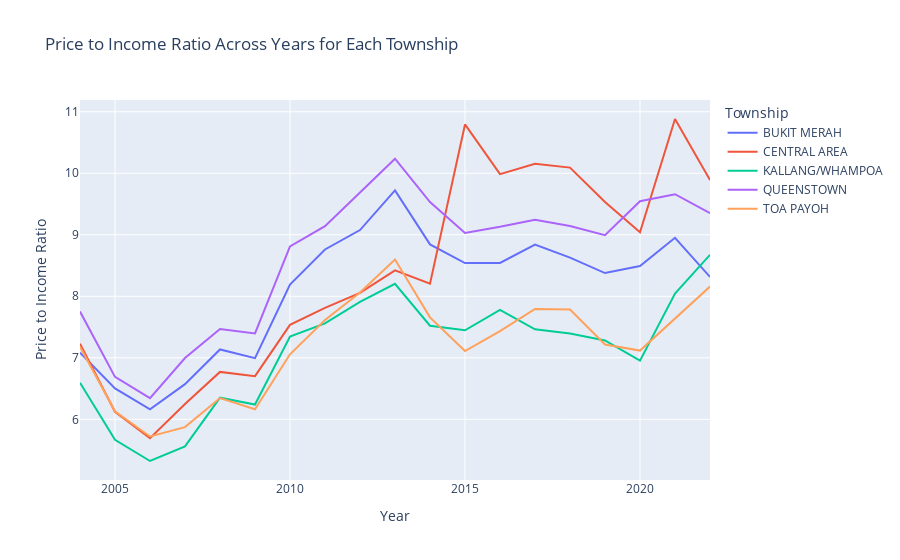

Notebook code cell kept with this figure:
### Markdown cell above
The top 5 towns in terms of price to income ratio saw substantial increases in this ratio from 2004 to 2022.

### Code cell
fig = px.line(housingprice_income_township_4rooom_town_top5, x='year', y='price_income_ratio', color='town',
              title='Price to Income Ratio Across Years for Each Township',
              labels={'year': 'Year', 'price_income_ratio': 'Price to Income Ratio', 'town': 'Township'})

fig.update_layout(xaxis_title='Year', yaxis_title='Price to Income Ratio')

fig.show()

### Figure 1 — Plotly figure (JSON) as saved in the notebook; plotly's stock layout.template omitted (floating-point values rounded to 4 significant figures)
{"data": [{"hovertemplate": "Township=BUKIT MERAH<br>Year=%{x}<br>Price to Income Ratio=%{y}<extra></extra>", "legendgroup": "BUKIT MERAH", "line": {"color": "#636efa", "dash": "solid"}, "marker": {"symbol": "circle"}, "mode": "lines", "name": "BUKIT MERAH", "orientation": "v", "showlegend": true, "type": "scatter", "x": [2004, 2005, 2006, 2007, 2008, 2009, 2010, 2011, 2012, 2013, 2014, 2015, 2016, 2017, 2018, 2019, 2020, 2021, 2022], "xaxis": "x", "y": [7.084, 6.503, 6.161, 6.571, 7.135, 6.994, 8.19, 8.761, 9.077, 9.721, 8.844, 8.54, 8.541, 8.839, 8.628, 8.378, 8.493, 8.95, 8.314], "yaxis": "y"}, {"hovertemplate": "Township=CENTRAL AREA<br>Year=%{x}<br>Price to Income Ratio=%{y}<extra></extra>", "legendgroup": "CENTRAL AREA", "line": {"color": "#EF553B", "dash": "solid"}, "marker": {"symbol": "circle"}, "mode": "lines", "name": "CENTRAL AREA", "orientation": "v", "showlegend": true, "type": "scatter", "x": [2004, 2005, 2006, 2007, 2008, 2009, 2010, 2011, 2012, 2013, 2014, 2015, 2016, 2017, 2018, 2019, 2020, 2021, 2022], "xaxis": "x", "y": [7.23, 6.122, 5.694, 6.247, 6.771, 6.702, 7.535, 7.812, 8.056, 8.421, 8.206, 10.79, 9.987, 10.15, 10.09, 9.533, 9.039, 10.88, 9.892], "yaxis": "y"}, {"hovertemplate": "Township=KALLANG/WHAMPOA<br>Year=%{x}<br>Price to Income Ratio=%{y}<extra></extra>", "legendgroup": "KALLANG/WHAMPOA", "line": {"color": "#00cc96", "dash": "solid"}, "marker": {"symbol": "circle"}, "mode": "lines", "name": "KALLANG/WHAMPOA", "orientation": "v", "showlegend": true, "type": "scatter", "x": [2004, 2005, 2006, 2007, 2008, 2009, 2010, 2011, 2012, 2013, 2014, 2015, 2016, 2017, 2018, 2019, 2020, 2021, 2022], "xaxis": "x", "y": [6.596, 5.667, 5.322, 5.56, 6.352, 6.24, 7.344, 7.558, 7.909, 8.203, 7.521, 7.447, 7.779, 7.464, 7.394, 7.282, 6.954, 8.044, 8.674], "yaxis": "y"}, {"hovertemplate": "Township=QUEENSTOWN<br>Year=%{x}<br>Price to Income Ratio=%{y}<extra></extra>", "legendgroup": "QUEENSTOWN", "line": {"color": "#ab63fa", "dash": "solid"}, "marker": {"symbol": "circle"}, "mode": "lines", "name": "QUEENSTOWN", "orientation": "v", "showlegend": true, "type": "scatter", "x": [2004, 2005, 2006, 2007, 2008, 2009, 2010, 2011, 2012, 2013, 2014, 2015, 2016, 2017, 2018, 2019, 2020, 2021, 2022], "xaxis": "x", "y": [7.751, 6.689, 6.343, 6.996, 7.468, 7.397, 8.811, 9.139, 9.688, 10.24, 9.531, 9.029, 9.129, 9.244, 9.142, 8.994, 9.546, 9.659, 9.35], "yaxis": "y"}, {"hovertemplate": "Township=TOA PAYOH<br>Year=%{x}<br>Price to Income Ratio=%{y}<extra></extra>", "legendgroup": "TOA PAYOH", "line": {"color": "#FFA15A", "dash": "solid"}, "marker": {"symbol": "circle"}, "mode": "lines", "name": "TOA PAYOH", "orientation": "v", "showlegend": true, "type": "scatter", "x": [2004, 2005, 2006, 2007, 2008, 2009, 2010, 2011, 2012, 2013, 2014, 2015, 2016, 2017, 2018, 2019, 2020, 2021, 2022], "xaxis": "x", "y": [7.179, 6.13, 5.72, 5.873, 6.345, 6.164, 7.056, 7.615, 8.06, 8.597, 7.657, 7.109, 7.432, 7.794, 7.784, 7.217, 7.117, 7.644, 8.157], "yaxis": "y"}], "layout": {"legend": {"title": {"text": "Township"}, "tracegroupgap": 0}, "title": {"text": "Price to Income Ratio Across Years for Each Township"}, "xaxis": {"anchor": "y", "domain": [0, 1], "title": {"text": "Year"}}, "yaxis": {"anchor": "x", "domain": [0, 1], "title": {"text": "Price to Income Ratio"}}}}
